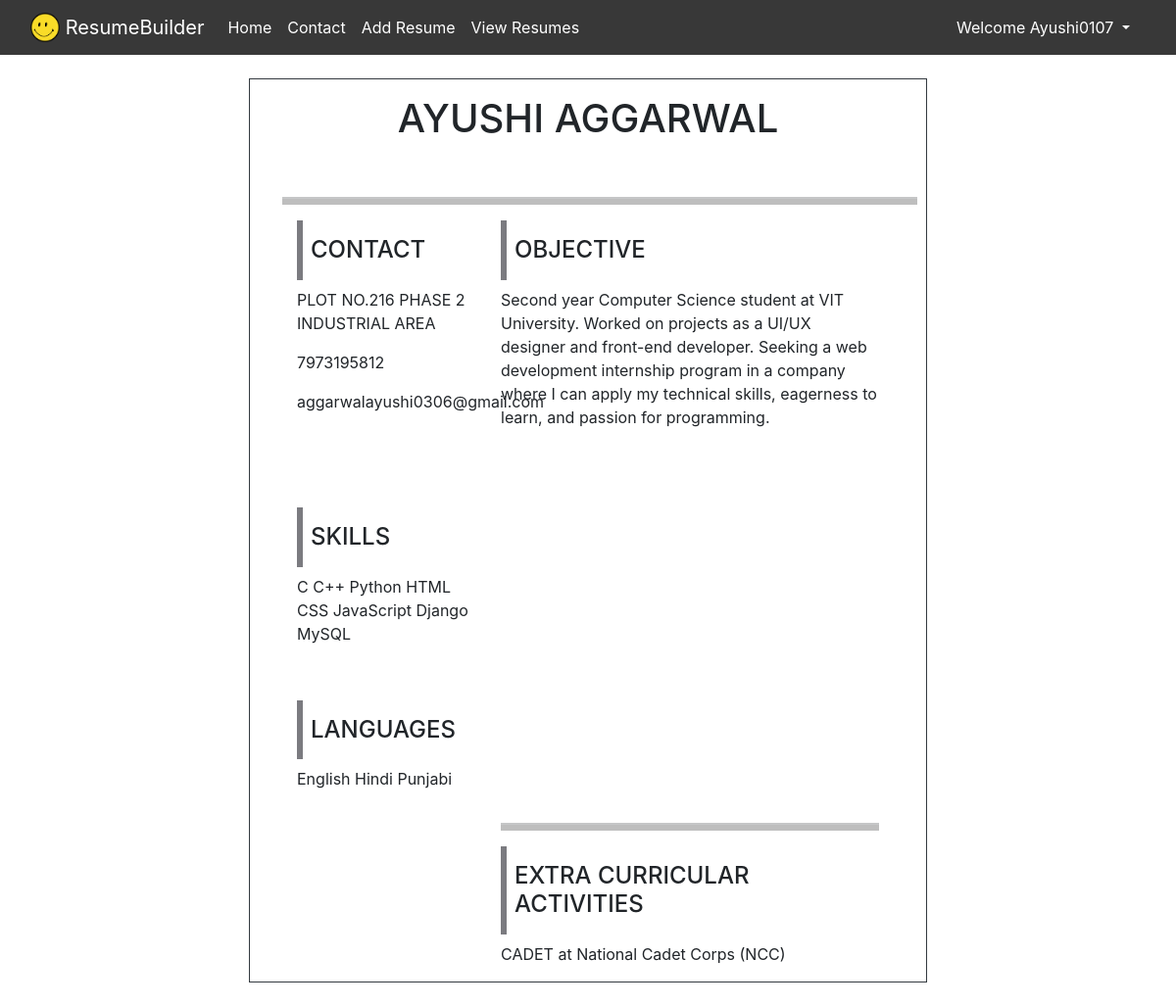
The app's page /1/ (signed in) with its own data.
### resumeBuilder/models.py (models this page shows)
class Profile(models.Model):
    name = models.CharField(max_length=100)
    objective = models.CharField(max_length=200, blank=True)
    address = models.CharField(max_length=200)
    phoneno = models.CharField(max_length=12)
    email = models.EmailField(max_length=100)
    github = models.URLField(blank=True)
    linkedin = models.URLField(blank=True)
    university1 = models.CharField(max_length=100, blank=True)
    degree1 = models.CharField(max_length=50, blank=True)
    stream1 = models.CharField(max_length=100, blank=True)
    currentYear1 = models.CharField(max_length=50, blank=True)
    univStartingYear1 = models.CharField(max_length=20, blank=True)
    univPassingYear1 = models.CharField(max_length=20, blank=True)
    univResult1 = models.CharField(max_length=20, blank=True)
    university2 = models.CharField(max_length=100, blank=True)
    degree2 = models.CharField(max_length=50, blank=True)
    stream2 = models.CharField(max_length=100, blank=True)
    currentYear2 = models.CharField(max_length=50, blank=True)
    univStartingYear2 = models.CharField(max_length=20, blank=True)
    univPassingYear2 = models.CharField(max_length=20, blank=True)
    univResult2 = models.CharField(max_length=20, blank=True)
    intermediateSchool = models.CharField(max_length=100, blank=True)
    intermediateSubjects = models.CharField(max_length=100, blank=True)
    intermediateStartingYear = models.CharField(max_length=20, blank=True)
    intermediatePassingYear = models.CharField(max_length=20, blank=True)
    intermediateMarks = models.CharField(max_length=15, blank=True)
    highSchool = models.CharField(max_length=100, blank=True)
    highSchoolSubjects = models.CharField(max_length=100, blank=True)
    highSchoolStartingYear = models.CharField(max_length=20, blank=True)
    highSchoolPassingYear = models.CharField(max_length=20, blank=True)
    highSchoolMarks = models.CharField(max_length=15, blank=True)
    jobTitle1 = models.CharField(max_length=100, blank=True)
    jobStartDate1 = models.CharField(max_length=20, blank=True)
    jobEndDate1 = models.CharField(max_length=20, blank=True)
    jobDescription1 = models.CharField(max_length=100, blank=True)
    jobTitle2 = models.CharField(max_length=100, blank=True)
    jobStartDate2 = models.CharField(max_length=20, blank=True)
    jobEndDate2 = models.CharField(max_length=20, blank=True)
    jobDescription2 = models.CharField(max_length=100, blank=True)
    jobTitle3 = models.CharField(max_length=100, blank=True)
    jobStartDate3 = models.CharField(max_length=20, blank=True)
    jobEndDate3 = models.CharField(max_length=20, blank=True)
    jobDescription3 = models.CharField(max_length=100, blank=True)
    jobTitle4 = models.CharField(max_length=100, blank=True)
    jobStartDate4 = models.CharField(max_length=20, blank=True)
    jobEndDate4 = models.CharField(max_length=20, blank=True)
    jobDescription4 = models.CharField(max_length=100, blank=True)
    jobTitle5 = models.CharField(max_length=100, blank=True)
    jobStartDate5 = models.CharField(max_length=20, blank=True)
    jobEndDate5 = models.CharField(max_length=20, blank=True)
    jobDescription5 = models.CharField(max_length=100, blank=True)
    projectTitle1 = models.CharField(max_length=100, blank=True)
    projectStartDate1 = models.CharField(max_length=20, blank=True)
    projectEndDate1 = models.CharField(max_length=20, blank=True)
    projectDescription1 = models.CharField(max_length=100, blank=True)
    projectTitle2 = models.CharField(max_length=100, blank=True)
    projectStartDate2 = models.CharField(max_length=20, blank=True)
    projectEndDate2 = models.CharField(max_length=20, blank=True)
    projectDescription2 = models.CharField(max_length=100, blank=True)
    projectTitle3 = models.CharField(max_length=100, blank=True)
    projectStartDate3 = models.CharField(max_length=20, blank=True)
    projectEndDate3 = models.CharField(max_length=20, blank=True)
    projectDescription3 = models.CharField(max_length=100, blank=True)
    projectTitle4 = models.CharField(max_length=100, blank=True)
    projectStartDate4 = models.CharField(max_length=20, blank=True)
    projectEndDate4 = models.CharField(max_length=20, blank=True)
    projectDescription4 = models.CharField(max_length=100, blank=True)
    projectTitle5 = models.CharField(max_length=100, blank=True)
    projectStartDate5 = models.CharField(max_length=20, blank=True)
    projectEndDate5 = models.CharField(max_length=20, blank=True)
    projectDescription5 = models.CharField(max_length=100, blank=True)
    skillDetail = models.CharField(max_length=200)
    languageDetail = models.CharField(max_length=200)
    areaOfInterest = models.CharField(max_length=100, blank=True)
    extracurricularDetail = models.CharField(max_length=100, blank=True)

### resumeBuilder/views.py (the view)
# urls.py: path('<int:id>/', views.viewResume, name="viewResume"),
def viewResume(request, id):
    user_profile = Profile.objects.get(pk=id)
    return render(request, "viewResume.html", {'user_profile':user_profile})

### templates/viewResume.html (shortened to what this page needs)
{% extends 'base.html' %}
{% block body %}
{% load static %}
<div class=" pt-4 pl-5 pr-5 ml-5 mr-5 pb-4">
<div class="row">
<div class="col-md-2">
</div>
<div class="col-md-8 border border-dark px-5 ">
<div class="row">
    <h2 class=" h1 text-center py-3"> {{user_profile.name}}</h2>
<div class="col">
    </div>
<div class="col">
    </div>
    <div class="col align-self-end pb-2">
    <a href={{user_profile.github}}> {{user_profile.github}}</a> <br>
    </div>
    <hr class="hl">
  <div class="col-sm-4">
  <h4 class="py-3 vl px-2">CONTACT</h4>
  <p>{{user_profile.address}}</p>
  <p>{{user_profile.phoneno}}</p>
  <p>{{user_profile.email}}</p>
  </div>
  <div class="col-sm-8">
  <h4 class="py-3 vl px-2">OBJECTIVE</h4>
  <p>{{user_profile.objective}}</p>
  <br>
  </div>
</div>
<div class="row">
  <div class="col-sm-4">
  <h4 class="py-3 vl px-2">SKILLS</h4>
  <p>{{user_profile.skillDetail}}</p>
  </div>
  <div class="col-sm-8">
  </div>
</div>
<div class="row">
  <div class="col-sm-4">
  <h4 class="py-3 vl px-2">LANGUAGES</h4>
  <p>{{user_profile.languageDetail}}</p>
  </div>
  <div class="col-sm-8">
  </div>
</div>
<div class="row">
  <div class="col-sm-4">
    </div>
  <div class="col-sm-8">
  </div>
</div>
<div class="row">
  <div class="col-sm-4">
    </div>
<div class="col-sm-8">
 {% if user_profile.extracurricularDetail %}
  <hr class="hl">
  <h4 class="py-3 vl px-2">EXTRA CURRICULAR ACTIVITIES</h4>
  <p>{{user_profile.extracurricularDetail}} </p>
  {% endif %}
  </div>
</div>
</div>
<div class="col-md-2">
</div>
</div>
</div>
{% endblock body %}

### templates/base.html (shortened to what this page needs)
{% load socialaccount %}
<!DOCTYPE html>
<html lang="en">
<head>
    {% load static %}
    <link rel="stylesheet" type="text/css" href="{% static 'style.css' %}">
     <link href="https://cdn.jsdelivr.net/npm/bootstrap@5.0.0-beta3/dist/css/bootstrap.min.css" rel="stylesheet">
  <link rel="stylesheet" href="https://pro.fontawesome.com/releases/v5.10.0/css/all.css"/>
  <link href="//maxcdn.bootstrapcdn.com/bootstrap/4.1.1/css/bootstrap.min.css" rel="stylesheet" id="bootstrap-css">
{% load static %}
<link rel="stylesheet" href="{% static 'css/style.css' %}"
</head>
<body>
    <nav class="navbar navbar-expand-xl navbar-light sticky-top" style="background-color: #383838;">
        <div class="container-fluid">
          <a class="navbar-brand text-white" href="/">
    <img src="{% static '/images/logo.jpg/' %}" width="30" height="30" class="d-inline-block align-top" alt="">
    ResumeBuilder
  </a>
          <div class="collapse navbar-collapse" id="navbarSupportedContent">
            <ul class="navbar-nav me-auto mb-2 mb-lg-0">
              <li class="nav-item">
                <a href="/" class="nav-link navactive {% block home %} {% endblock home %}" aria-current="page">Home</a>
              </li>
              <li class="nav-item">
                <a href="/#Contact"  class="nav-link navactive {% block contact %} {% endblock contact %}" >Contact</a>
              </li>
            {% if not request.user.is_authenticated %}
            </ul>
            <ul class="nav nav-pills justify-content-end ml-auto">
              <li class="nav-item dropdown">
                <a class="nav-link dropdown-toggle navactive" href="#" id="navbarDropdown" role="button" data-bs-toggle="dropdown" aria-expanded="false">
                  Hello User! Signup or Login
                </a>
                <ul class="dropdown-menu" aria-labelledby="navbarDropdown">
                  <li><a class="dropdown-item" href="/signup">SIGNUP</a></li>
                  <li><hr class="dropdown-divider"></li>
                  <li><a class="dropdown-item" href="/login">LOGIN</a></li>
                </ul>
              </li>
            </ul>
            {% else %}
            <li class="nav-item">
              <a class="nav-link navactive {% block addResume %} {% endblock addResume %}" href="/addResume">Add Resume</a>
            </li>
            <li class="nav-item">
              <a class="nav-link navactive {% block viewResume %} {% endblock viewResume %}" href="/listResume">View Resumes</a>
            </li>
            </ul>
          <ul class="nav nav-pills justify-content-end ml-auto">
            <li class="nav-item dropdown">
                <a class="nav-link dropdown-toggle navactive" href="#" id="navbarDropdown" role="button" data-bs-toggle="dropdown" aria-expanded="false">
                  Welcome {{user.username}}
                </a>
              </li>
              </ul>
            {% endif %}
          </div>
        </div>
      </nav>
      {% block body %}
      {% endblock body %}
</body>
</html>

### static/css/style.css (style rules this page uses)
.navactive { color: white !important; }
.vl { border-left: 6px solid rgb(123, 123, 128); height: auto; }
.hl { border-bottom: 6px solid black; }

### records on screen
Profile: name "AYUSHI AGGARWAL", address "PLOT NO.216 PHASE 2 INDUSTRIAL AREA", phoneno "7973195812", email "aggarwalayushi0306@gmail.com", objective "Second year Computer Science student at VIT University. Worked on projects as a UI/UX designer and front-end developer. Seeking a web development internship program in a company where I can apply my technical skills, eagerness to learn, and passion for programming.", skillDetail "C C++ Python HTML CSS JavaScript Django MySQL", languageDetail "English Hindi Punjabi", extracurricularDetail "CADET at National Cadet Corps (NCC)"

### other values on screen
{{ user.username }} "Ayushi0107"
